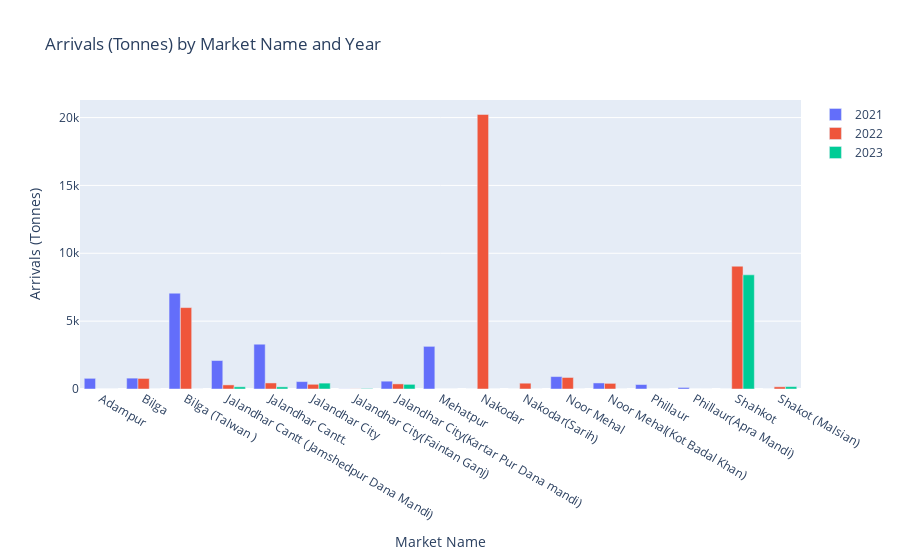

The notebook cell saved with this chart:
### Code cell
import plotly.graph_objects as go
pivot_df =jalandhar.pivot_table(index='Market Name', columns='year', values='Arrivals (Tonnes)', fill_value=0)
# Plot grouped bars using Plotly
fig = go.Figure()

for col in pivot_df.columns:
    fig.add_trace(go.Bar(name=str(col), x=pivot_df.index, y=pivot_df[col]))

# Update layout
fig.update_layout(barmode='group', xaxis_title='Market Name', yaxis_title='Arrivals (Tonnes)',
                  title='Arrivals (Tonnes) by Market Name and Year')

# Show plot
fig.show()

### Figure 1 — Plotly figure (JSON) as saved in the notebook; plotly's stock layout.template omitted (floating-point values rounded to 4 significant figures)
{"data": [{"name": "2021", "type": "bar", "x": ["Adampur", "Bilga", "Bilga (Talwan )", "Jalandhar Cantt (Jamshedpur Dana Mandi)", "Jalandhar Cantt.", "Jalandhar City", "Jalandhar City(Faintan Ganj)", "Jalandhar City(Kartar Pur Dana mandi)", "Mehatpur", "Nakodar", "Nakodar(Sarih)", "Noor Mehal", "Noor Mehal(Kot Badal Khan)", "Phillaur", "Phillaur(Apra Mandi)", "Shahkot", "Shakot (Malsian)"], "y": [786.2, 800.9, 7060.0, 2099.0, 3299.0, 545.8, 7.87, 576.6, 3142.0, 0, 0, 915.9, 445.6, 330, 114.4, 0, 0]}, {"name": "2022", "type": "bar", "x": ["Adampur", "Bilga", "Bilga (Talwan )", "Jalandhar Cantt (Jamshedpur Dana Mandi)", "Jalandhar Cantt.", "Jalandhar City", "Jalandhar City(Faintan Ganj)", "Jalandhar City(Kartar Pur Dana mandi)", "Mehatpur", "Nakodar", "Nakodar(Sarih)", "Noor Mehal", "Noor Mehal(Kot Badal Khan)", "Phillaur", "Phillaur(Apra Mandi)", "Shahkot", "Shakot (Malsian)"], "y": [0, 777.6, 5999.0, 302.4, 446.8, 346.8, 9.1, 376.1, 0, 20230.0, 427.7, 849.8, 415.6, 0, 0, 9048.0, 161.8]}, {"name": "2023", "type": "bar", "x": ["Adampur", "Bilga", "Bilga (Talwan )", "Jalandhar Cantt (Jamshedpur Dana Mandi)", "Jalandhar Cantt.", "Jalandhar City", "Jalandhar City(Faintan Ganj)", "Jalandhar City(Kartar Pur Dana mandi)", "Mehatpur", "Nakodar", "Nakodar(Sarih)", "Noor Mehal", "Noor Mehal(Kot Badal Khan)", "Phillaur", "Phillaur(Apra Mandi)", "Shahkot", "Shakot (Malsian)"], "y": [0, 0, 0, 162.2, 157.6, 433.3, 36.3, 343.4, 0, 0, 0, 0, 0, 0, 0, 8412.0, 175.8]}], "layout": {"barmode": "group", "title": {"text": "Arrivals (Tonnes) by Market Name and Year"}, "xaxis": {"title": {"text": "Market Name"}}, "yaxis": {"title": {"text": "Arrivals (Tonnes)"}}}}
